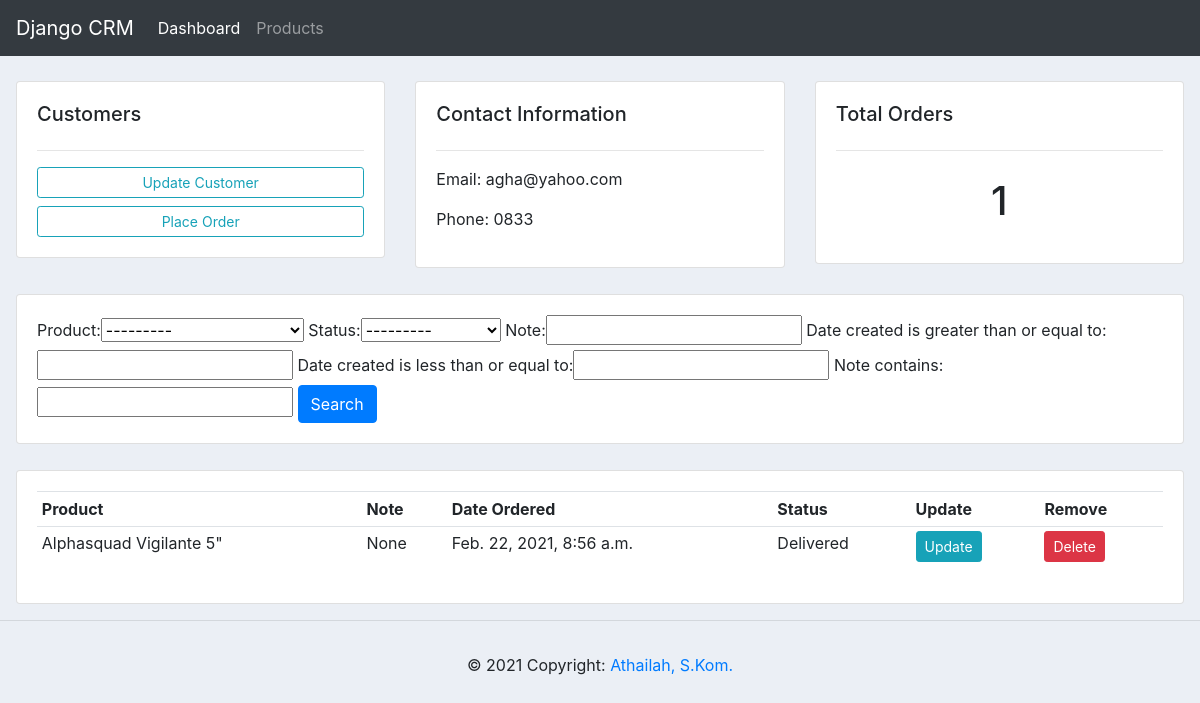
Page /customers/3/ on the earlier database version.
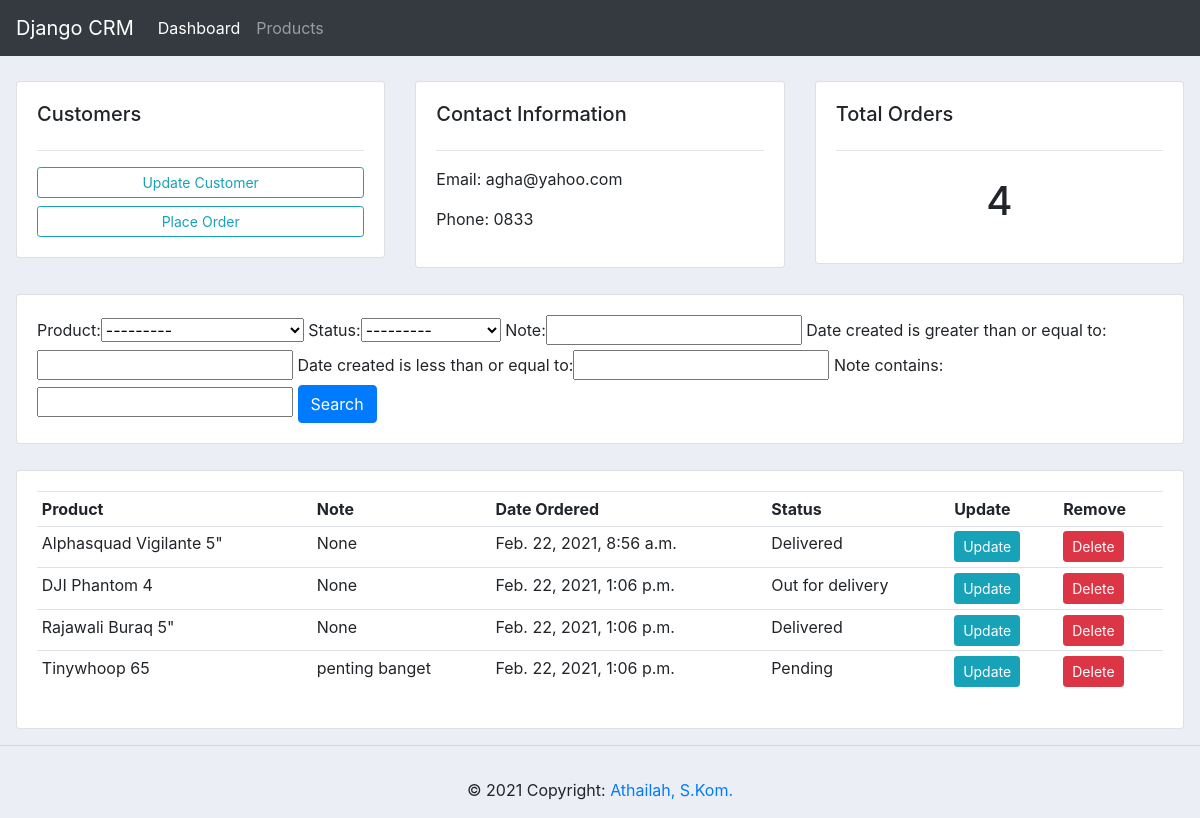
Same page on the later database version.
### accounts/models.py (models this page shows, shortened)
class Customer(models.Model):
    name = models.CharField(max_length=200, null=True)
    phone = models.CharField(max_length=200, null=True)
    email = models.CharField(max_length=200, null=True)
    date_created = models.DateTimeField(auto_now_add=True, null=True)

class Order(models.Model):
    STATUS = (
                ('Pending', 'Pending'),
                ('Out for delivery', 'Out for delivery'),
                ('Delivered', 'Delivered'),
             )
    customer = models.ForeignKey(Customer, null=True, on_delete=models.SET_NULL)
    product = models.ForeignKey(Product, null=True, on_delete=models.SET_NULL)
    status = models.CharField(max_length=200, null=True, choices=STATUS)
    date_created = models.DateTimeField(auto_now_add=True, null=True)
    note = models.CharField(max_length=1000, null=True)

class Product(models.Model):
    CATEGORY = (
                 ('Indoor', 'Indoor'),
                 ('Outdoor', 'Outdoor'),
               )
    name = models.CharField(max_length=200, null=True)
    price = models.FloatField(null=True)
    category = models.CharField(max_length=200, null=True, choices=CATEGORY)
    description = models.CharField(max_length=200, null=True)
    tags = models.ManyToManyField(Tag)
    date_created = models.DateTimeField(auto_now_add=True, null=True)
    def __str__(self):
        return self.name

### accounts/views.py (the view)
# urls.py: path('customers/<str:pk_test>/', views.customer, name="customer"),
def customer(request, pk_test):
    customer = Customer.objects.get(id=pk_test)
    orders = customer.order_set.all()
    order_count = orders.count()
    myFilter = OrderFilter(request.GET, queryset=orders)
    orders = myFilter.qs
    context = {'customer':customer, 'orders':orders, 'order_count':order_count, 'myFilter':myFilter}
    return render(request, 'accounts/customers.html', context)

### accounts/templates/accounts/customers.html
{% extends 'accounts/main.html' %}
{% block content %}
    <br>
    <div class="row customer">
        <div class="col-md">
            <div class="card card-body">
                <h5>Customers</h5>
                <hr>
                <a class="btn btn-outline-info btn-sm btn-block" href="">Update Customer</a>
                <a class="btn btn-outline-info btn-sm btn-block" href="{% url 'create_order' customer.id %}">Place Order</a>
            </div>
        </div>
        <div class="col-md">
            <div class="card card-body">
                <h5>Contact Information</h5>
                <hr>
                <p>Email: {{customer.email}}</p>
                <p>Phone: {{customer.phone}}</p>
            </div>
        </div>
        <div class="col-md">
            <div class="card card-body">
                <h5>Total Orders</h5>
                <hr>
                <h1 style="text-align: center; padding:10px;">{{order_count}}</h1>
            </div>
        </div>
    </div>
    <br>
    <div class="row customer">
        <div class="col">
            <div class="card card-body">
                <form method="get">
                    {{ myFilter.form }}
                    <button class="btn btn-primary" type="submit">Search</button>
                </form>
            </div>
        </div>
    </div>
    <br>
    <div class="row customer">
        <div class="col-md">
            <div class="card card-body">
                <table class="table table-sm">
                    <tr>
                        <th>Product</th>
                        <th>Note</th>
                        <th>Date Ordered</th>
                        <th>Status</th>
                        <th>Update</th>
                        <th>Remove</th>
                    </tr>
                    {% for order in orders %}
                    <tr>
                        <td>{{order.product}}</td>
                        <td>{{order.note}}</td>
                        <td>{{order.date_created}}</td>
                        <td>{{order.status}}</td>
                        <td><a class="btn btn-sm btn-info" href="{% url 'update_order' order.id %}">Update</a></td>
                        <td><a class="btn btn-sm btn-danger" href="{% url 'delete_order' order.id %}">Delete</a></td>
                    </tr>
                    {% endfor %}
                </table>
            </div>
        </div>
    </div>
{% endblock %}

### accounts/templates/accounts/main.html (shortened to what this page needs)
{% load static %}
<!DOCTYPE html>
<html lang="en">
<head>
    <link rel="stylesheet" href="https://maxcdn.bootstrapcdn.com/bootstrap/4.0.0/css/bootstrap.min.css">
    <link rel="stylesheet" type="text/css" href="{% static '/css/main.css' %}">
</head>
<body>
    {% include 'accounts/navbar.html' %}
    {% block content %}
    {% endblock %}
    <hr>
    {% include 'accounts/footer.html' %}
</body>
</html>

### accounts/templates/accounts/navbar.html (shortened to what this page needs)
{% load static %}
<nav class="navbar navbar-expand-lg navbar-dark bg-dark">
  <a class="navbar-brand" href="{% url 'home' %}">Django CRM</a>
  <div class="collapse navbar-collapse" id="navbarNavAltMarkup">
    <div class="navbar-nav">
      <a class="nav-item nav-link active" href="{% url 'home' %}">Dashboard</a>
      <a class="nav-item nav-link" href="{% url 'product' %}">Products</a>
    </div>
  </div>
</nav>

### accounts/templates/accounts/footer.html
{% load static %}
<footer class="page-footer font-small blue">
  <div class="footer-copyright text-center py-3">© 2021 Copyright:
    <a href="http://atha.web.id"> Athailah, S.Kom.</a>
  </div>
</footer>

### static/css/main.css (style rules this page uses)
body { background-color: #ebeff5; }
.customer { margin:1px; }

Differences in the rows shown:
added Order: product "DJI Phantom 4", note "None", date_created "Feb. 22, 2021, 1:06 p.m.", status "Out for delivery"
added Order: product "Rajawali Buraq 5\"", note "None", date_created "Feb. 22, 2021, 1:06 p.m.", status "Delivered"
added Order: product "Tinywhoop 65", note "penting banget", date_created "Feb. 22, 2021, 1:06 p.m.", status "Pending"
Other differences:
{{ order_count }}: "1" → "4"
